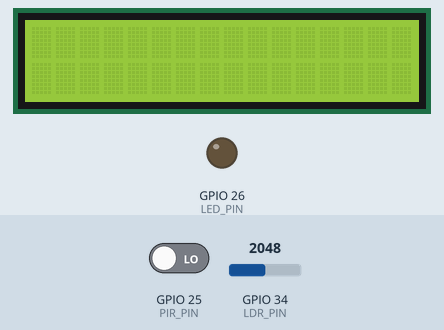
Simulated run of this sketch. Board: ESP32. Shown: 16×2 character LCD, output pins drawn as LEDs (lit = HIGH). The test bench sets the inputs (shaded band); at power-on: GPIO 25 (PIR_PIN) LOW, GPIO 34 (LDR_PIN) = 2048. WiFi joins after 1.5 s; servers stay silent unless stated; what the sketch prints to the serial monitor is not drawn.

Above: at 3.2 s.
3.3 s: GPIO 25 (PIR_PIN) driven HIGH
At 5.2 s:
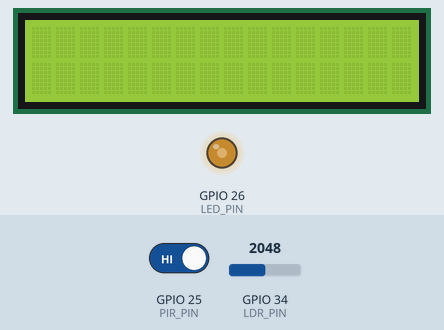
5.6 s: GPIO 34 (LDR_PIN) set to 2932
7.3 s: GPIO 34 (LDR_PIN) set to 3060
At 8.9 s:
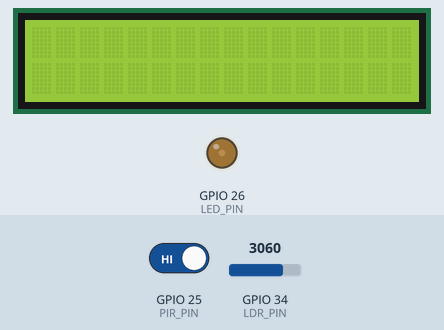
9.6 s: GPIO 34 (LDR_PIN) set to 960
At 11.3 s:
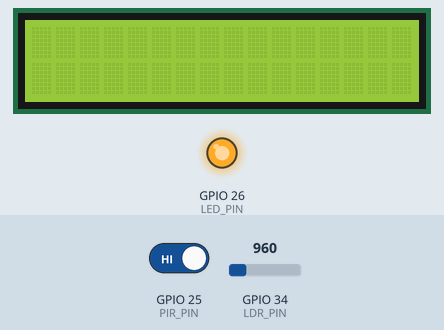
11.6 s: GPIO 34 (LDR_PIN) set to 1044
At 12.5 s:
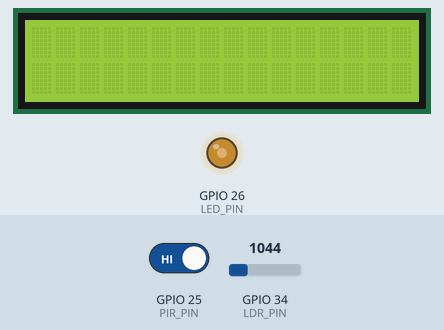
13.7 s: GPIO 34 (LDR_PIN) set to 491
At 14.9 s:
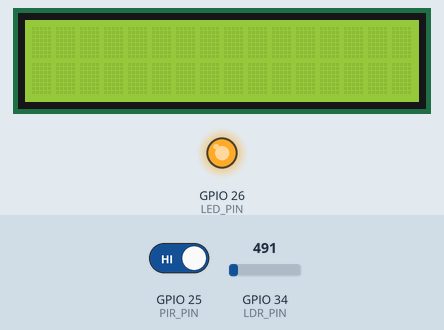
Timing chart, 0 to 16.7 s (numbered marks = the images above; inputs shaded):
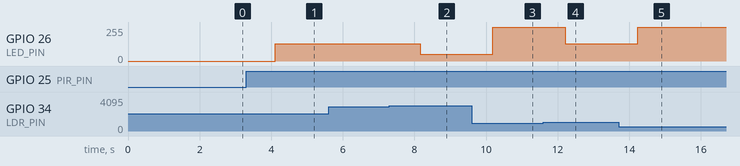

Measured:
- the behaviour switches between 2999 and 3000 on GPIO 34 (LDR_PIN) (found by bisection; images 1 and 2)
- the behaviour switches between 999 and 1000 on GPIO 34 (LDR_PIN) (found by bisection; images 3 and 4)
- after the input at 3.3 s, GPIO 26 (LED_PIN): 0/255 → 128/255 after 0.81 s
- after the input at 5.6 s, every drawn part: stays the same
- after the input at 7.3 s, GPIO 26 (LED_PIN): 128/255 → 50/255 after 0.86 s
- after the input at 9.6 s, GPIO 26 (LED_PIN): 50/255 → 255/255 after 0.58 s
- after the input at 11.6 s, GPIO 26 (LED_PIN): 255/255 → 128/255 after 0.61 s
- after the input at 13.7 s, GPIO 26 (LED_PIN): 128/255 → 255/255 after 0.53 s

The sketch:

smart_lighting_v2.ino
```cpp
#include <Arduino.h>
#include <WiFi.h>
#include <Wire.h>  // Include Wire library for I2C
#include <LiquidCrystal_I2C.h>  // Include LiquidCrystal_I2C library

#define LCD_ADDRESS 0x27

// Wi-Fi credentials
const char* ssid = "your_SSID";
const char* password = "your_PASSWORD";

#define LCD_COLUMNS 16
#define LCD_ROWS 2

LiquidCrystal_I2C lcd(LCD_ADDRESS, LCD_COLUMNS, LCD_ROWS);

// GPIO Pins
const int PIR_PIN = 25;
const int LDR_PIN = 34;
const int LED_PIN = 26;

void setup() {
  Serial.begin(115200);

  // Initialize GPIO pins
  pinMode(PIR_PIN, INPUT);
  pinMode(LED_PIN, OUTPUT);

  // Connect to Wi-Fi (optional)
  WiFi.begin(ssid, password);
  while (WiFi.status() != WL_CONNECTED) {
    delay(1000);
    Serial.println("Connecting to WiFi...");
  }
  Serial.println("Connected to WiFi");

  lcd.init();

  // Turn on the backlight (if available on your module)
  lcd.backlight();

  // Print a message to the LCD
  lcd.setCursor(0, 0);  // Set cursor to first column and first row
  lcd.print("WELCOME");
}

void loop() {
  int pirState = digitalRead(PIR_PIN); // Read the PIR sensor state
  int ldrValue = analogRead(LDR_PIN);  // Read the LDR value (0 to 4095)
  int brightness = calculateBrightness(pirState, ldrValue);


  if (pirState > 0 && ldrValue < 4000)
  {
    lcd.setCursor(0, 0);  // Set cursor to first column and first row
    lcd.print("LIGHTS");

    lcd.setCursor(0, 1);  // Set cursor to first column and first row
    lcd.print("ON");
    lcd.clear();

  }

  else
  {
    lcd.setCursor(0, 0);  // Set cursor to first column and first row
    lcd.print("LIGHTS");

    lcd.setCursor(0, 1);  // Set cursor to first column and first row
    lcd.print("OFF");
    lcd.clear();


  }

  if (pirState > 0 && ldrValue < 4000) {


    // Set the LED brightness using PWM
    analogWrite(LED_PIN, brightness);
  }

  // Optional: Send data to a server or log it
  sendDataToCloud(pirState, ldrValue, brightness);

  delay(1000); // Loop delay (adjust as needed)
}


int calculateBrightness(int presence, int light) {
  int baseBrightness = 255; // Default to maximum brightness

  // Adjust brightness based on the ambient light and presence
  if (presence == 1) { // If presence is detected
    if (light < 1000) { // Dark room
      baseBrightness = 255; // Full brightness
    } else if (light < 3000) { // Dim light
      baseBrightness = 128; // Medium brightness
    } else { // Bright room
      baseBrightness = 50; // Low brightness
    }
  } else {
    baseBrightness = 0; // Turn off lights if no one is present
  }

  return baseBrightness; // Return calculated brightness
}

void sendDataToCloud(int presence, int light, int brightness) {
  // Placeholder for sending data to a cloud server or logging it
  // This could involve HTTP POST requests or MQTT messages
  // Example:
  // Serial.printf("Presence: %d, Light: %d, Brightness: %d\n", presence, light, brightness);
}
```
